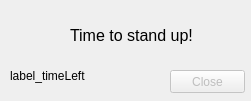
<?xml version="1.0" encoding="UTF-8"?>
<ui version="4.0">
 <class>AlarmDialog</class>
 <widget class="QDialog" name="AlarmDialog">
  <property name="geometry">
   <rect>
    <x>0</x>
    <y>0</y>
    <width>251</width>
    <height>101</height>
   </rect>
  </property>
  <property name="focusPolicy">
   <enum>Qt::StrongFocus</enum>
  </property>
  <property name="windowTitle">
   <string>Dialog</string>
  </property>
  <property name="sizeGripEnabled">
   <bool>false</bool>
  </property>
  <widget class="QPushButton" name="button_close">
   <property name="enabled">
    <bool>false</bool>
   </property>
   <property name="geometry">
    <rect>
     <x>170</x>
     <y>70</y>
     <width>75</width>
     <height>23</height>
    </rect>
   </property>
   <property name="text">
    <string>Close</string>
   </property>
  </widget>
  <widget class="QLabel" name="label_title">
   <property name="geometry">
    <rect>
     <x>70</x>
     <y>10</y>
     <width>141</width>
     <height>51</height>
    </rect>
   </property>
   <property name="font">
    <font>
     <pointsize>12</pointsize>
    </font>
   </property>
   <property name="frameShadow">
    <enum>QFrame::Plain</enum>
   </property>
   <property name="text">
    <string>Time to stand up!</string>
   </property>
   <property name="textFormat">
    <enum>Qt::PlainText</enum>
   </property>
   <property name="wordWrap">
    <bool>true</bool>
   </property>
  </widget>
  <widget class="QLabel" name="label_timeLeft">
   <property name="geometry">
    <rect>
     <x>10</x>
     <y>60</y>
     <width>141</width>
     <height>31</height>
    </rect>
   </property>
   <property name="text">
    <string>label_timeLeft</string>
   </property>
   <property name="wordWrap">
    <bool>true</bool>
   </property>
  </widget>
  <widget class="QLabel" name="image_label">
   <property name="enabled">
    <bool>true</bool>
   </property>
   <property name="geometry">
    <rect>
     <x>10</x>
     <y>10</y>
     <width>48</width>
     <height>48</height>
    </rect>
   </property>
   <property name="sizePolicy">
    <sizepolicy hsizetype="Fixed" vsizetype="Fixed">
     <horstretch>0</horstretch>
     <verstretch>0</verstretch>
    </sizepolicy>
   </property>
   <property name="maximumSize">
    <size>
     <width>48</width>
     <height>48</height>
    </size>
   </property>
   <property name="text">
    <string/>
   </property>
   <property name="pixmap">
    <pixmap resource="res.qrc">:/resources/logo.png</pixmap>
   </property>
   <property name="scaledContents">
    <bool>true</bool>
   </property>
  </widget>
 </widget>
 <resources>
  <include location="res.qrc"/>
 </resources>
 <connections/>
</ui>
